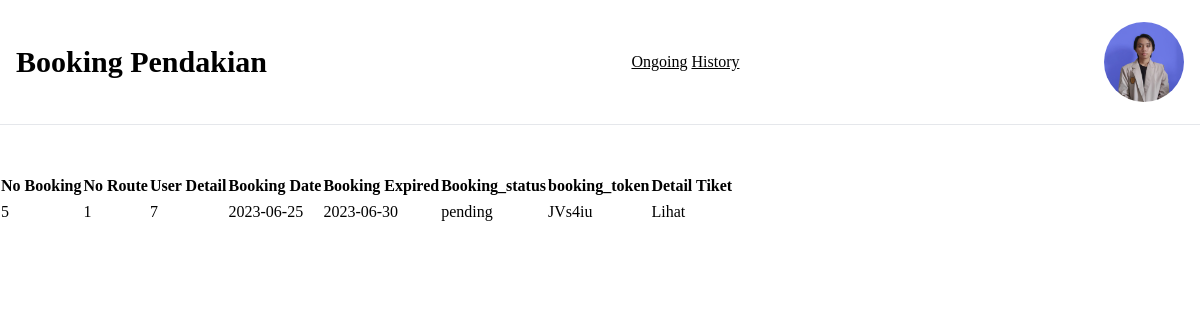
Before: /history.php (signed in) with the older database file.
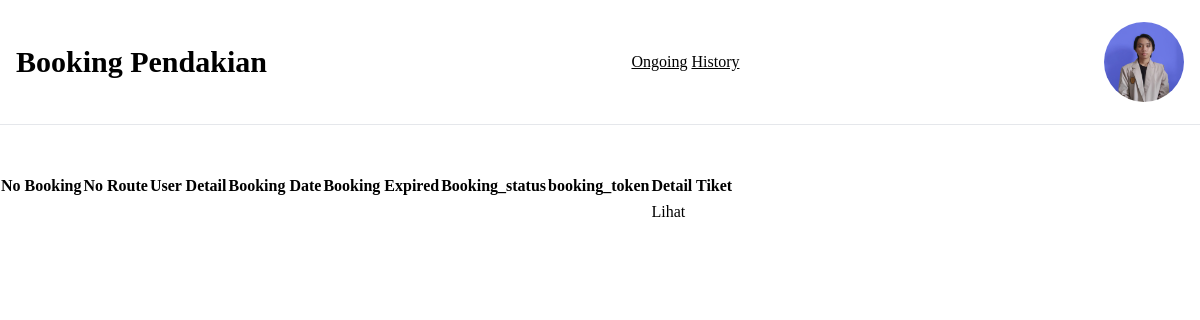
After: the same page with the newer database file.
### tables this page shows
CREATE TABLE `booking_log` (
  `booking_log_id` int(11) NOT NULL,
  `route_id` int(11) DEFAULT NULL,
  `user_detail_id` int(11) DEFAULT NULL,
  `booking_date` date DEFAULT NULL,
  `booking_expired` date DEFAULT NULL,
  `booking_status` enum('pending','complete','canceled') DEFAULT NULL,
  `booking_token` char(10) DEFAULT NULL
);

### src/history.php (the view, shortened to what this page needs)
<?php
    include "connection.php";
    $queryBooking = $conn->query("SELECT * FROM `booking_log` WHERE booking_log_id;");
    $dataBooking = $queryBooking->fetch_assoc();
?>
<!DOCTYPE html>
<html lang="en">
<head>
    <link rel="stylesheet" href="../dist/output.css">
</head>
<body>
    <?php include './components/navbar.php'; ?>
    <table>
        <tr>
            <th>No Booking</th>
            <th>No Route</th>
            <th>User Detail</th>
            <th>Booking Date</th>
            <th>Booking Expired</th>
            <th>Booking_status</th>
            <th>booking_token</th>
            <th>Detail Tiket</th>
        </tr>
        <tr>
                <td><?php echo $dataBooking['booking_log_id'] ?> </td>
                <td><?php echo $dataBooking['route_id'] ?> </td>
                <td><?php echo $dataBooking['user_detail_id'] ?> </td>
                <td><?php echo $dataBooking['booking_date'] ?></td>
                <td><?php echo $dataBooking['booking_expired'] ?></td>
                <td><?php echo $dataBooking['booking_status'] ?></td>
                <td><?php echo $dataBooking['booking_token'] ?></td>
                <td><a href="ongoing.php?booking_log=<?php echo $dataBooking['booking_log_id'] ?>">Lihat</a></td>
        </tr>
</body>
</html>

Changed rows visible on the page:
removed booking_log: booking_log_id "5", route "1", user_detail "7", booking_date "2023-06-25", booking_expired "2023-06-30", booking_status "pending", booking_token "JVs4iu"
